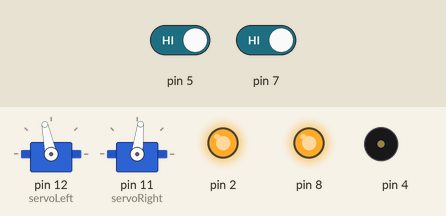
Simulated run of this sketch. Board: Arduino Uno, built with avr-gcc and run on an emulated ATmega328P. Parts: 2 × servo, output pins drawn as LEDs (lit = HIGH), buzzer (waves = sounding). The test bench sets the inputs (shaded band); at power-on: pin 5 HIGH, pin 7 HIGH.

Above: at 6.2 s.
6.3 s: pin 5 driven LOW
At 7.2 s:
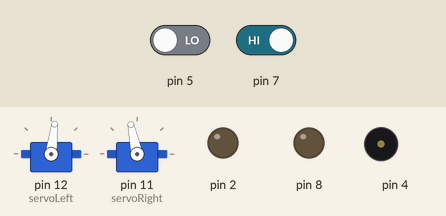
9.3 s: pin 7 driven LOW
At 11.89 s:
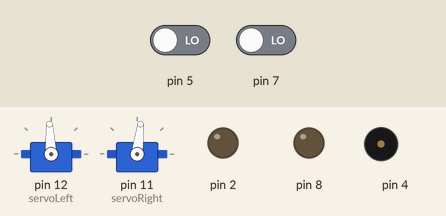
12.3 s: pin 7 driven HIGH
At 14.6 s:
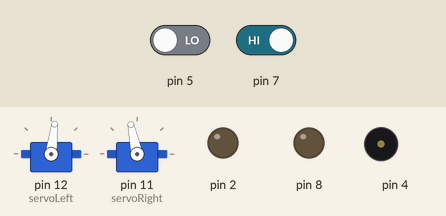
15.3 s: pin 5 driven HIGH
Timing chart, 0 to 27.9 s (numbered marks = the images above; inputs shaded):
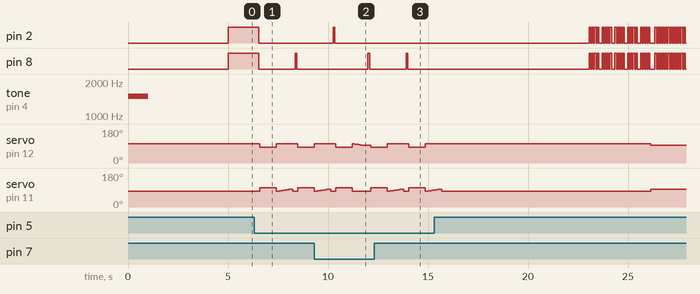

The sketch:

out_of_a_corner_code.ino
```cpp
//Speed test
#include <Servo.h>

Servo servoLeft;
Servo servoRight;

void setup() {

  tone(4,1500,1000);
  delay(5000);
  servoLeft.attach(12);
  servoRight.attach(11);

  //Set up for detectors
  pinMode(7, INPUT);
  pinMode(5, INPUT);

  //Set up for LEDs
  pinMode(2, OUTPUT);
  pinMode(8, OUTPUT);

}

void turnLeft(int time)                      // Left turn function
{
  for(int left = 1595; left > 1500; left -= 5){
    servoLeft.writeMicroseconds(left);         // Left wheel clockwise
    servoRight.writeMicroseconds(1400);        // Right wheel clockwise
    delay(30);
  }
  servoLeft.writeMicroseconds(1500);         // Left wheel clockwise
  servoRight.writeMicroseconds(1400);
  delay(time);                               // Maneuver for time ms
}


void turnRight(int time)                     // Right turn function
{
  for(int right = 1395; right < 1500; right +=5){
    servoLeft.writeMicroseconds(1600);
    servoRight.writeMicroseconds(right);
    delay(30);
  }
  servoLeft.writeMicroseconds(1600);         // Left wheel counterclockwise
  servoRight.writeMicroseconds(1500);        // Right wheel counterclockwise
  delay(time);                               // Maneuver for time ms
}


void driveStraight(int ticks, int forwardLeftMs, int forwardRightMs){
  for (int tick = 0; tick <= ticks; tick +=1){
    servoLeft.writeMicroseconds(forwardLeftMs);
    servoRight.writeMicroseconds(forwardRightMs);
    delay(20);
  }
}

void standStill (){
  servoLeft.writeMicroseconds(1500);
  servoRight.writeMicroseconds(1500);
}

//Counters used in the code
int totalCount = 0;
int leftCount = 0;
int rightCount = 0;
int forwardCount = 0;

//Flashes the specified LEDs a specified number of times
void flash50ms(bool left, bool right, int times){

  for(int i = 0; i < times; i++){
    if(left){
      digitalWrite(2, HIGH);  //Turn the left LED on if specified
    }
    if(right){
      digitalWrite(8, HIGH);  //Turn the right LED on if specified
    }
    delay(80);                //Wait, turn them off, wait
    digitalWrite(2, LOW);
    digitalWrite(8, LOW);
    delay(50);
  }
}

void loop() {
  //Setup
  byte wLeft = digitalRead(7);
  byte wRight = digitalRead(5);

  //If the robot was just started, have both lights on to indicate that nothing has been detected
  if(totalCount == 0){
    digitalWrite(2, HIGH);
    digitalWrite(8, HIGH);
  } else{
    digitalWrite(2, LOW);
    digitalWrite(8, LOW);
  }


  //In each loop, drive forward for a bit
  driveStraight(5, 1595, 1395);

  //If the number of total hits by the detectors grows to large, try a larger manuevor.
  //  Try this manuevur more and more often if the robot can't find its way out.
  if(totalCount % 10 == 0 && totalCount != 0){
    driveStraight(80, 1395, 1595);
    flash50ms(true, true, 5);
    if (totalCount < 80){
      totalCount += int(totalCount/10);
    } else{
      flash50ms(true, true, 3);
      totalCount = 80;
    }
    turnLeft(400);
  }

  //Detection on the left side
  if (wLeft == 0){
    //Reset the counters
    forwardCount = 0;
    rightCount = 0;

    //If the robot has done a lot of turns in one directions lately, do a larger one
    if(leftCount > 5){
      leftCount += 1;
      totalCount += 1;
      flash50ms(true, false, 3);
      driveStraight(80, 1395, 1595);
      turnLeft(600);
    } else{
      //Otherwise, do a smaller one
      flash50ms(true, false, 1);
      leftCount += 1;
      totalCount += 1;
      driveStraight(40, 1395, 1595);
      turnLeft(200);
    }
  }

  //Works the same way as wLeft
  if (wRight == 0){
    forwardCount = 0;
    leftCount = 0;
    if (rightCount > 5){
      rightCount += 1;
      totalCount += 1;
      flash50ms(false, true, 3);
      driveStraight(80, 1395, 1595);
      turnRight(400);
    } else{
      flash50ms(false, true, 1);
      rightCount += 1;
      totalCount += 1;
      driveStraight(40, 1395, 1595);
      turnRight(200);
    }
  }

  //Increase a counter if the robot drives forward.
  if (wLeft == 1 && wRight == 1){
    forwardCount += 1;

    //If the robot has done a lot of forward lately, it might be stuck, start flashing to warn people.
    if (forwardCount > 60){
      flash50ms(true, true, 4);
    }
    //The robot thinks it's stuck, stops, flashes angrily and reverses out and does a large turn
    if (forwardCount > 64){
      standStill();
      digitalWrite(2, LOW);
      digitalWrite(8, LOW);
      delay(200);
      flash50ms(true, true, 20);
      driveStraight(80, 1395, 1595);
      turnRight(700);
      forwardCount = 0;
    }
  }

}
```

Measured:
- after the input at 6.3 s, pin 2: HIGH → LOW after 0.23 s; pin 8: HIGH → LOW after 0.23 s, → HIGH 1.8 s later, → LOW 0.08 s later; servo on pin 12 (servoLeft): 102° → 83° after 0.28 s, → 102° 0.83 s later, → 83° 1.1 s later
- after the input at 9.3 s, pin 2: LOW → HIGH after 0.97 s, → LOW 0.08 s later
- after the input at 12.3 s, pin 2: stays LOW (without the input it goes to HIGH after 1.6 s); pin 8: LOW → HIGH after 1.6 s, → LOW 0.08 s later; servo on pin 12 (servoLeft): goes on until 14.9 s, then stays 102°
